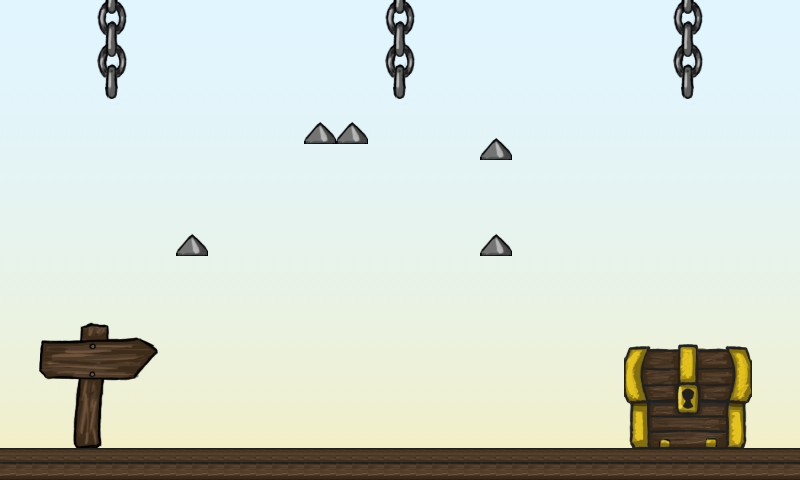

The image is a tile-based game level rendered from a .tmx file. Its description and source (layers, tilesets, objects; grid data summarised) follow:
An orthogonal 50x30 tile map with 16x16 px tiles, 2 tile layers (Tile Layer 1, Tile Layer 2), 2 tilesets and 57 objects (39x fixture, 18x object).

<map version="1.0" orientation="orthogonal" renderorder="right-down" width="50" height="30" tilewidth="16" tileheight="16" nextobjectid="58">
 <tileset firstgid="1" name="ken" tilewidth="16" tileheight="16">
  <image source="../assets/ken.png" width="640" height="480" />
 </tileset>
 <tileset firstgid="1201" name="tiles" tilewidth="16" tileheight="16">
  <image source="../assets/tiles.png" width="256" height="768" />
 </tileset>
 <layer name="Tile Layer 1" width="50" height="30">
  <data>[1500 cells, 1500 non-empty, 30 distinct tile ids]</data>
 </layer>
 <layer name="Tile Layer 2" width="50" height="30">
  <data>[1500 cells, 224 non-empty, 152 distinct tile ids]</data>
 </layer>
 <objectgroup name="Object Layer 1">
  <object id="1" name="line2" type="object" x="0.565" y="73">
   <properties>
    <property name="isSensor" value="true" />
    <property name="userData" value="line2" />
   </properties>
   <polyline points="0,0 196,-56 490.667,-70.6667 746.667,-49.3333 798.667,2.66667" />
  </object>
  <object id="2" name="line1" type="object" x="797" y="439">
   <properties>
    <property name="isSensor" value="true" />
    <property name="userData" value="line1" />
   </properties>
   <polyline points="0,0 -623,25 -796,-50" />
  </object>
  <object id="3" name="middleSlingshot2" type="object" x="427.5" y="364" width="13" height="10">
   <properties>
    <property name="isSensor" value="true" />
    <property name="userData" value="middleSlingshot2" />
   </properties>
  </object>
  <object id="4" name="middleBall" type="object" x="413.591" y="361.303" width="10" height="9">
   <properties>
    <property name="isSensor" value="true" />
    <property name="userData" value="middleBall" />
   </properties>
  </object>
  <object id="5" name="middleSlingshot1" type="object" x="396" y="364" width="13" height="10">
   <properties>
    <property name="isSensor" value="true" />
    <property name="userData" value="middleSlingshot1" />
   </properties>
  </object>
  <object id="6" name="slingshot" type="object" x="389.5" y="354" width="46" height="96">
   <properties>
    <property name="groupIndex" value="-1" />
    <property name="userData" value="sling" />
   </properties>
  </object>
  <object id="7" name="ptiche" type="object" x="74" y="308.333" width="36" height="23.3333">
   <properties>
    <property name="isSensor" value="true" />
    <property name="userData" value="qice" />
   </properties>
  </object>
  <object id="8" name="egg1point1" type="fixture" x="267.5" y="80.5" width="11" height="11">
   <properties>
    <property name="body" value="ptiche" />
    <property name="isSensor" value="true" />
    <property name="userData" value="egg1point1" />
   </properties>
   <ellipse />
  </object>
  <object id="9" name="egg1point1" type="fixture" x="118.5" y="291.5" width="11" height="11">
   <properties>
    <property name="body" value="ptiche" />
    <property name="isSensor" value="true" />
    <property name="userData" value="egg1point1" />
   </properties>
   <ellipse />
  </object>
  <object id="10" name="egg1point1" type="fixture" x="60.5" y="289.5" width="11" height="11">
   <properties>
    <property name="body" value="ptiche" />
    <property name="isSensor" value="true" />
    <property name="userData" value="egg1point1" />
   </properties>
   <ellipse />
  </object>
  <object id="11" name="egg1point1" type="fixture" x="53.5" y="195.5" width="11" height="11">
   <properties>
    <property name="body" value="ptiche" />
    <property name="isSensor" value="true" />
    <property name="userData" value="egg1point1" />
   </properties>
   <ellipse />
  </object>
  <object id="12" name="egg1point1" type="fixture" x="48.5" y="79.5" width="11" height="11">
   <properties>
    <property name="body" value="ptiche" />
    <property name="isSensor" value="true" />
    <property name="userData" value="egg1point1" />
   </properties>
   <ellipse />
  </object>
  <object id="13" name="egg1point1" type="fixture" x="349.5" y="43.5" width="11" height="11">
   <properties>
    <property name="body" value="ptiche" />
    <property name="isSensor" value="true" />
    <property name="userData" value="egg1point1" />
   </properties>
   <ellipse />
  </object>
  <object id="14" name="ptiche2" type="object" x="175" y="219.333" width="36" height="23.3333">
   <properties>
    <property name="isSensor" value="true" />
    <property name="userData" value="qice" />
   </properties>
  </object>
  <object id="15" name="egg1point1" type="fixture" x="301.5" y="97.5" width="11" height="11">
   <properties>
    <property name="body" value="ptiche2" />
    <property name="isSensor" value="true" />
    <property name="userData" value="egg1point1" />
   </properties>
   <ellipse />
  </object>
  <object id="16" name="egg1point1" type="fixture" x="219.5" y="202.5" width="11" height="11">
   <properties>
    <property name="body" value="ptiche2" />
    <property name="isSensor" value="true" />
    <property name="userData" value="egg1point1" />
   </properties>
   <ellipse />
  </object>
  <object id="17" name="egg1point1" type="fixture" x="158.5" y="202.5" width="11" height="11">
   <properties>
    <property name="body" value="ptiche2" />
    <property name="isSensor" value="true" />
    <property name="userData" value="egg1point1" />
   </properties>
   <ellipse />
  </object>
  <object id="18" name="egg1point1" type="fixture" x="138.5" y="140.5" width="11" height="11">
   <properties>
    <property name="body" value="ptiche2" />
    <property name="isSensor" value="true" />
    <property name="userData" value="egg1point1" />
   </properties>
   <ellipse />
  </object>
  <object id="19" name="egg1point1" type="fixture" x="133.5" y="61.5" width="11" height="11">
   <properties>
    <property name="body" value="ptiche2" />
    <property name="isSensor" value="true" />
    <property name="userData" value="egg1point1" />
   </properties>
   <ellipse />
  </object>
  <object id="20" name="egg1point1" type="fixture" x="354.5" y="79.5" width="11" height="11">
   <properties>
    <property name="body" value="ptiche2" />
    <property name="isSensor" value="true" />
    <property name="userData" value="egg1point1" />
   </properties>
   <ellipse />
  </object>
  <object id="21" name="ptiche3" type="object" x="629" y="327.333" width="36" height="23.3333">
   <properties>
    <property name="isSensor" value="true" />
    <property name="userData" value="qice" />
   </properties>
  </object>
  <object id="22" name="egg1point1" type="fixture" x="698.5" y="158.5" width="11" height="11">
   <properties>
    <property name="body" value="ptiche3" />
    <property name="isSensor" value="true" />
    <property name="userData" value="egg1point1" />
   </properties>
   <ellipse />
  </object>
  </objectgroup>
</map>
<!-- 35 of 57 objects omitted -->
